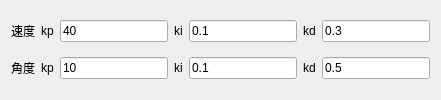
                   <widget class="QWidget" name="ConPid_3">
                    <attribute name="title">
                     <string>PID</string>
                    </attribute>
                    <layout class="QGridLayout" name="gridLayout_26">
                     <item row="0" column="5">
                      <widget class="QLabel" name="ql_SpeedKd_3">
                       <property name="text">
                        <string>kd</string>
                       </property>
                      </widget>
                     </item>
                     <item row="1" column="4">
                      <widget class="QLineEdit" name="ql_AngleKi_Data_3">
                       <property name="text">
                        <string>0.1</string>
                       </property>
                      </widget>
                     </item>
                     <item row="0" column="2">
                      <widget class="QLineEdit" name="ql_SpeedKp_Data_3">
                       <property name="text">
                        <string>40</string>
                       </property>
                      </widget>
                     </item>
                     <item row="0" column="0">
                      <widget class="QLabel" name="ql_speed_3">
                       <property name="text">
                        <string>速度</string>
                       </property>
                      </widget>
                     </item>
                     <item row="1" column="0">
                      <widget class="QLabel" name="ql_Angle_3">
                       <property name="text">
                        <string>角度</string>
                       </property>
                      </widget>
                     </item>
                     <item row="1" column="1">
                      <widget class="QLabel" name="ql_AngleKp_3">
                       <property name="text">
                        <string>kp</string>
                       </property>
                      </widget>
                     </item>
                     <item row="1" column="3">
                      <widget class="QLabel" name="ql_AngleKi_3">
                       <property name="text">
                        <string>ki</string>
                       </property>
                      </widget>
                     </item>
                     <item row="0" column="1">
                      <widget class="QLabel" name="ql_SpeedKp_3">
                       <property name="text">
                        <string>kp</string>
                       </property>
                      </widget>
                     </item>
                     <item row="0" column="4">
                      <widget class="QLineEdit" name="ql_SpeedKi_Data_3">
                       <property name="text">
                        <string>0.1</string>
                       </property>
                      </widget>
                     </item>
                     <item row="1" column="2">
                      <widget class="QLineEdit" name="ql_AngleKp_Data_3">
                       <property name="text">
                        <string>10</string>
                       </property>
                      </widget>
                     </item>
                     <item row="0" column="3">
                      <widget class="QLabel" name="ql_SpeedKi_3">
                       <property name="text">
                        <string>ki</string>
                       </property>
                      </widget>
                     </item>
                     <item row="1" column="5">
                      <widget class="QLabel" name="ql_AngleKd_3">
                       <property name="text">
                        <string>kd</string>
                       </property>
                      </widget>
                     </item>
                     <item row="0" column="6">
                      <widget class="QLineEdit" name="ql_SpeedKd_Data_3">
                       <property name="text">
                        <string>0.3</string>
                       </property>
                      </widget>
                     </item>
                     <item row="1" column="6">
                      <widget class="QLineEdit" name="ql_AngleKd_Data_3">
                       <property name="text">
                        <string>0.5</string>
                       </property>
                      </widget>
                     </item>
                    </layout>
                   </widget>
